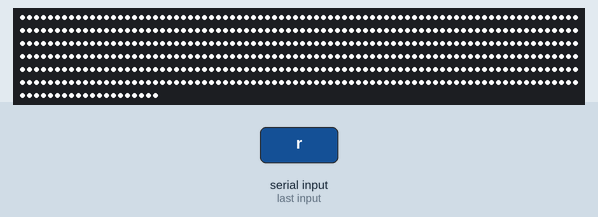
Simulated run of this sketch. Board: Arduino Uno, built with avr-gcc and run on an emulated ATmega328P. On the bench: 500 RGB LEDs in strip order, left to right, continuing on the next row. The inputs (shaded band) are chosen by the test bench. What the sketch prints to the serial monitor is not drawn.

1.3 s: "r" received over Serial
Above: at 3.5 s.
Timing chart, 0 to 5.0 s (numbered marks = the images above; inputs shaded):
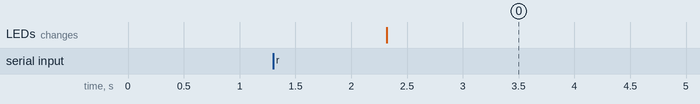

Measured:
- after the input at 1.3 s, the LEDs: change after 1.0 s (image 0)

The sketch:

LEDTestCode.ino
```cpp
// ArrayOfLedArrays - see https://github.com/FastLED/FastLED/wiki/Multiple-Controller-Examples for more info on
// using multiple controllers.  In this example, we're going to set up three NEOPIXEL strips on three
// different pins, each strip getting its own CRGB array to be played with, only this time they're going
// to be all parts of an array of arrays.

#include "FastLED.h"

#define NUM_STRIPS 1
#define NUM_LEDS_PER_STRIP 500
CRGB leds[NUM_LEDS_PER_STRIP];

// For mirroring strips, all the "special" stuff happens just in setup.  We
// just addLeds multiple times, once for each strip
void setup() {
  // tell FastLED there's 60 NEOPIXEL leds on pin 10
  // FastLED.addLeds<WS2811, 9, RGB>(leds, NUM_LEDS_PER_STRIP);
  FastLED.addLeds<WS2811, 9, RGB>(leds, NUM_LEDS_PER_STRIP);
  Serial.begin(57600);
  while (!Serial) {
    ; // wait for serial port to connect. Needed for native USB port only
  }
  // tell FastLED there's 60 NEOPIXEL leds on pin 11
  //FastLED.addLeds<NEOPIXEL, 11>(leds[1], NUM_LEDS_PER_STRIP);

  // tell FastLED there's 60 NEOPIXEL leds on pin 12
  //FastLED.addLeds<NEOPIXEL, 12>(leds[2], NUM_LEDS_PER_STRIP);
  for(int i = 0; i < NUM_LEDS_PER_STRIP; i++){
    leds[i].setRGB(255,255,255);
  }
}

bool toggle = false;

void loop() {
  // This outer loop will go over each strip, one at a time
    // This inner loop will go over each led in the current strip, one at a time
    char ch = (char)Serial.read();
    if (ch == 'r') {
      toggle = !toggle;
      if (toggle) {
        Serial.write("ON\n");
        for(int i = 0; i < NUM_LEDS_PER_STRIP; i++) {
          leds[i] = CRGB::White;
          delay(1000);
          FastLED.show();
        }
      } else {
        Serial.write("OFF\n");
        for(int i = NUM_LEDS_PER_STRIP - 1; i >= 0; i--) {
          leds[i] = CRGB::Red;
          delay(1000);
          FastLED.show();
        }
      }
    }

}
```
